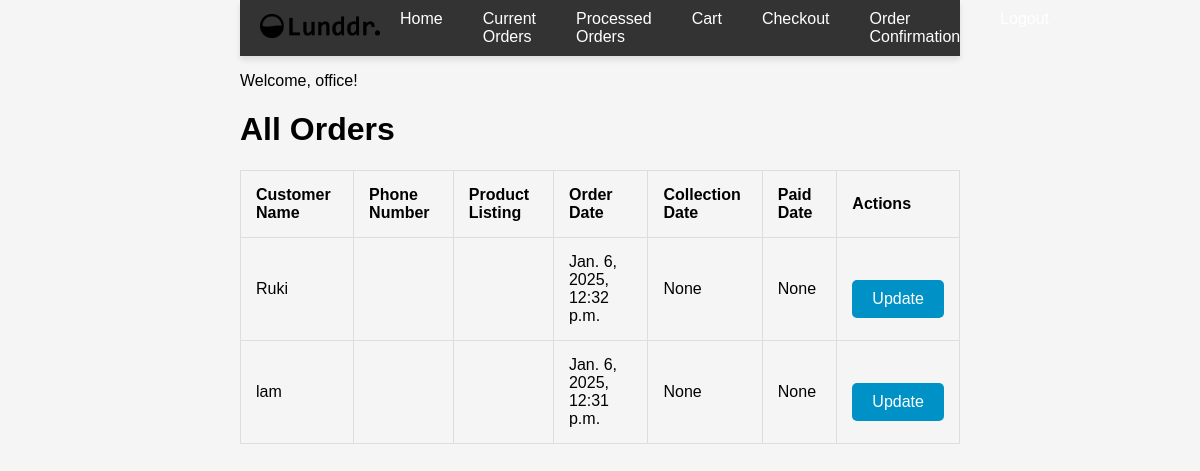
Page /all-orders/ (signed in) on the earlier database version.
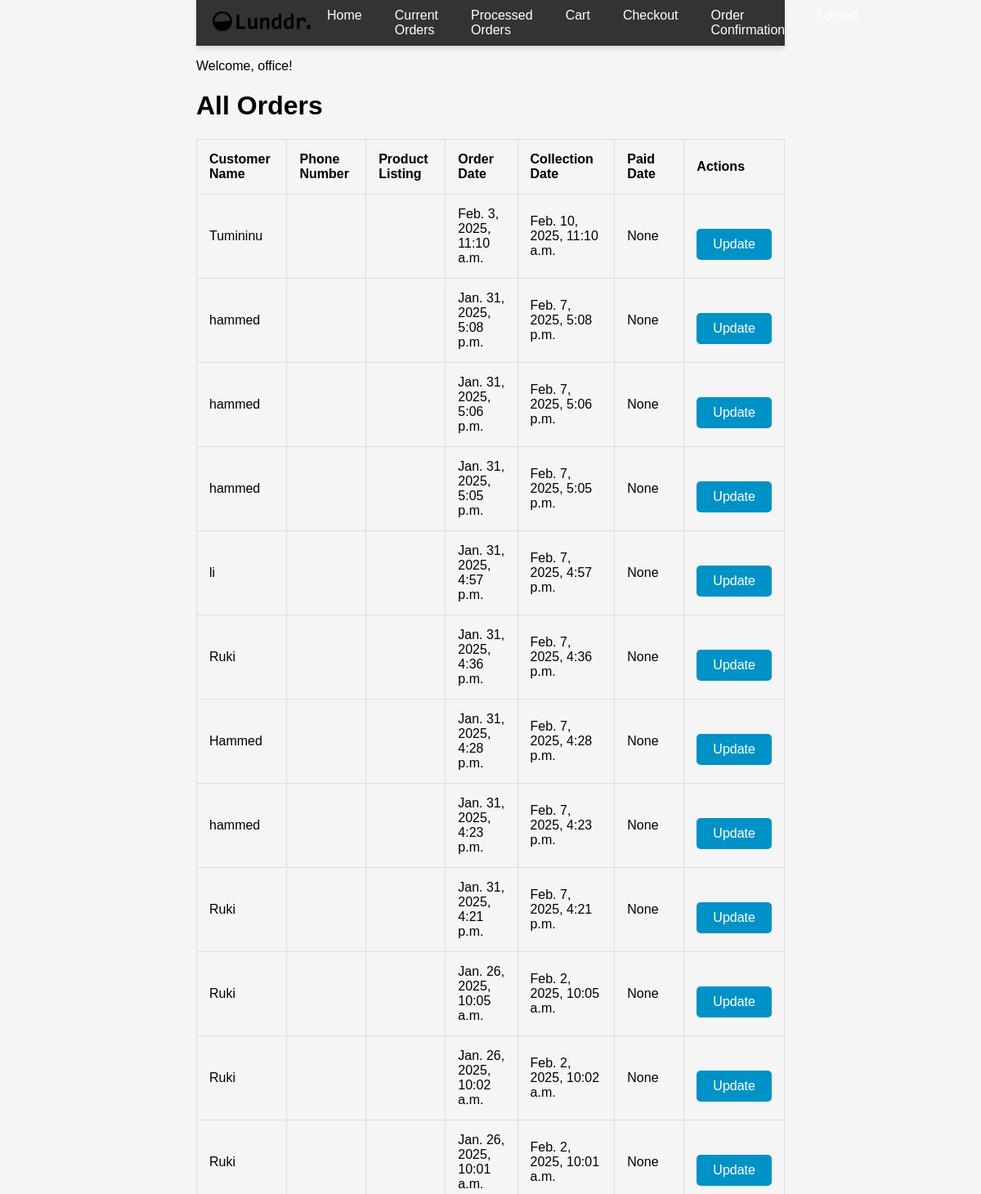
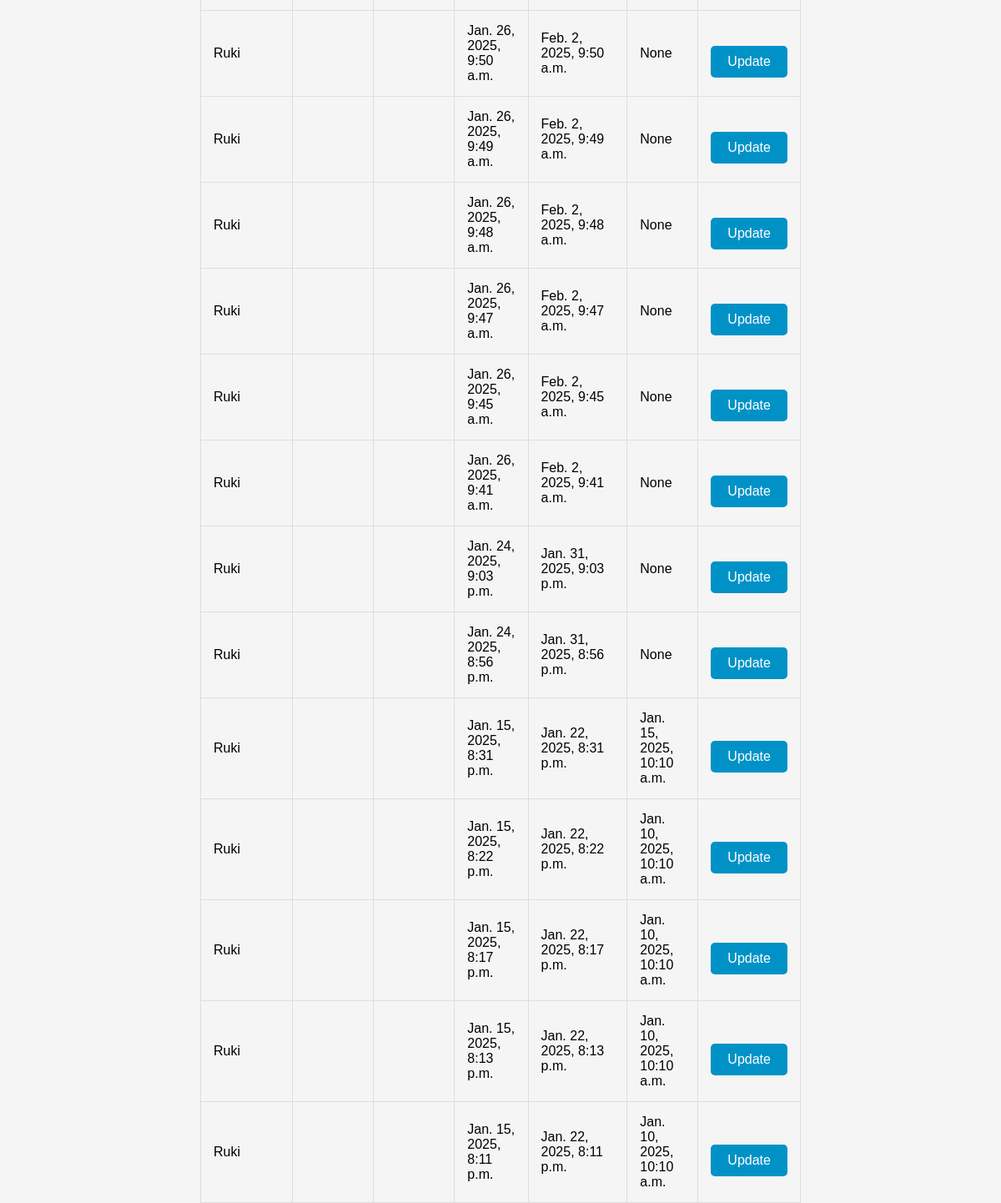
Same page on the later database version (2 pictures, top to bottom).
### inventory/models.py (models this page shows, shortened)
class Order(models.Model):
    cart = models.OneToOneField(Cart, on_delete=models.CASCADE)
    customer_name = models.CharField(max_length=255)
    customer_phone = models.CharField(max_length=15)
    order_date = models.DateTimeField(auto_now_add=True)
    payment_status = models.CharField(max_length=10, choices=[('paid', 'Paid'), ('not_paid', 'Not Paid')], default='not_paid')
    service_type = models.CharField(max_length=10, choices=[('standard', 'Standard'), ('premium', 'Premium')], default='standard')
    mode_of_service = models.CharField(max_length=10, choices=[('delivery', 'Delivery'), ('pickup', 'Pickup'), ('branch', 'Branch')], default='delivery')
    collection_date = models.DateTimeField(null=True, blank=True)
    date_paid = models.DateTimeField(null=True, blank=True)
    date_collected = models.DateTimeField(null=True, blank=True)

### inventory/views.py (the view)
# urls.py: path('all-orders/', views.all_orders, name='all_orders'),
@login_required
def all_orders(request):
    orders = Order.objects.all().order_by('-order_date')  # List orders in descending order of order_date
    return render(request, 'all_orders.html', {'orders': orders})

### templates/all_orders.html
{% extends 'base.html' %}
{% block content %}
<h1>All Orders</h1>
<table class="table">
    <thead>
        <tr>
            <th>Customer Name</th>
            <th>Phone Number</th>
            <th>Product Listing</th>
            <th>Order Date</th>
            <th>Collection Date</th>
            <th>Paid Date</th>
            <th>Actions</th>
        </tr>
    </thead>
    <tbody>
        {% for order in orders %}
            <tr>
                <td>{{ order.customer_name }}</td>
                <td>{{ order.phone_number }}</td>
                <td>{{ order.product_listing }}</td>
                <td>{{ order.order_date }}</td>
                <td>{{ order.collection_date }}</td>
                <td>{{ order.date_paid }}</td>
                <td>
                    <a href="{% url 'update_order' order.id %}" class="btn btn-primary">Update</a>
                </td>
            </tr>
        {% empty %}
            <tr>
                <td colspan="7">No orders found.</td>
            </tr>
        {% endfor %}
    </tbody>
</table>
{% endblock %}

Differences in the rows shown:
removed Order: customer_name "Ruki", order_date "Jan. 6, 2025, 12:32 p.m.", collection_date "None", date_paid "None"
removed Order: customer_name "lam", order_date "Jan. 6, 2025, 12:31 p.m.", collection_date "None", date_paid "None"
added Order: customer_name "Tumininu", order_date "Feb. 3, 2025, 11:10 a.m.", collection_date "Feb. 10, 2025, 11:10 a.m.", date_paid "None"
added Order: customer_name "hammed", order_date "Jan. 31, 2025, 5:08 p.m.", collection_date "Feb. 7, 2025, 5:08 p.m.", date_paid "None"
added Order: customer_name "hammed", order_date "Jan. 31, 2025, 5:06 p.m.", collection_date "Feb. 7, 2025, 5:06 p.m.", date_paid "None"
added Order: customer_name "hammed", order_date "Jan. 31, 2025, 5:05 p.m.", collection_date "Feb. 7, 2025, 5:05 p.m.", date_paid "None"
added Order: customer_name "li", order_date "Jan. 31, 2025, 4:57 p.m.", collection_date "Feb. 7, 2025, 4:57 p.m.", date_paid "None"
added Order: customer_name "Ruki", order_date "Jan. 31, 2025, 4:36 p.m.", collection_date "Feb. 7, 2025, 4:36 p.m.", date_paid "None"
added Order: customer_name "Hammed", order_date "Jan. 31, 2025, 4:28 p.m.", collection_date "Feb. 7, 2025, 4:28 p.m.", date_paid "None"
added Order: customer_name "hammed", order_date "Jan. 31, 2025, 4:23 p.m.", collection_date "Feb. 7, 2025, 4:23 p.m.", date_paid "None"
added Order: customer_name "Ruki", order_date "Jan. 31, 2025, 4:21 p.m.", collection_date "Feb. 7, 2025, 4:21 p.m.", date_paid "None"
added Order: customer_name "Ruki", order_date "Jan. 26, 2025, 10:05 a.m.", collection_date "Feb. 2, 2025, 10:05 a.m.", date_paid "None"
added Order: customer_name "Ruki", order_date "Jan. 26, 2025, 10:02 a.m.", collection_date "Feb. 2, 2025, 10:02 a.m.", date_paid "None"
added Order: customer_name "Ruki", order_date "Jan. 26, 2025, 10:01 a.m.", collection_date "Feb. 2, 2025, 10:01 a.m.", date_paid "None"
added Order: customer_name "Ruki", order_date "Jan. 26, 2025, 9:50 a.m.", collection_date "Feb. 2, 2025, 9:50 a.m.", date_paid "None"
added Order: customer_name "Ruki", order_date "Jan. 26, 2025, 9:49 a.m.", collection_date "Feb. 2, 2025, 9:49 a.m.", date_paid "None"
added Order: customer_name "Ruki", order_date "Jan. 26, 2025, 9:48 a.m.", collection_date "Feb. 2, 2025, 9:48 a.m.", date_paid "None"
added Order: customer_name "Ruki", order_date "Jan. 26, 2025, 9:47 a.m.", collection_date "Feb. 2, 2025, 9:47 a.m.", date_paid "None"
added Order: customer_name "Ruki", order_date "Jan. 26, 2025, 9:45 a.m.", collection_date "Feb. 2, 2025, 9:45 a.m.", date_paid "None"
added Order: customer_name "Ruki", order_date "Jan. 26, 2025, 9:41 a.m.", collection_date "Feb. 2, 2025, 9:41 a.m.", date_paid "None"
added Order: customer_name "Ruki", order_date "Jan. 24, 2025, 9:03 p.m.", collection_date "Jan. 31, 2025, 9:03 p.m.", date_paid "None"
added Order: customer_name "Ruki", order_date "Jan. 24, 2025, 8:56 p.m.", collection_date "Jan. 31, 2025, 8:56 p.m.", date_paid "None"
added Order: customer_name "Ruki", order_date "Jan. 15, 2025, 8:31 p.m.", collection_date "Jan. 22, 2025, 8:31 p.m.", date_paid "Jan. 15, 2025, 10:10 a.m."
added Order: customer_name "Ruki", order_date "Jan. 15, 2025, 8:22 p.m.", collection_date "Jan. 22, 2025, 8:22 p.m.", date_paid "Jan. 10, 2025, 10:10 a.m."
added Order: customer_name "Ruki", order_date "Jan. 15, 2025, 8:17 p.m.", collection_date "Jan. 22, 2025, 8:17 p.m.", date_paid "Jan. 10, 2025, 10:10 a.m."
added Order: customer_name "Ruki", order_date "Jan. 15, 2025, 8:13 p.m.", collection_date "Jan. 22, 2025, 8:13 p.m.", date_paid "Jan. 10, 2025, 10:10 a.m."
added Order: customer_name "Ruki", order_date "Jan. 15, 2025, 8:11 p.m.", collection_date "Jan. 22, 2025, 8:11 p.m.", date_paid "Jan. 10, 2025, 10:10 a.m."
